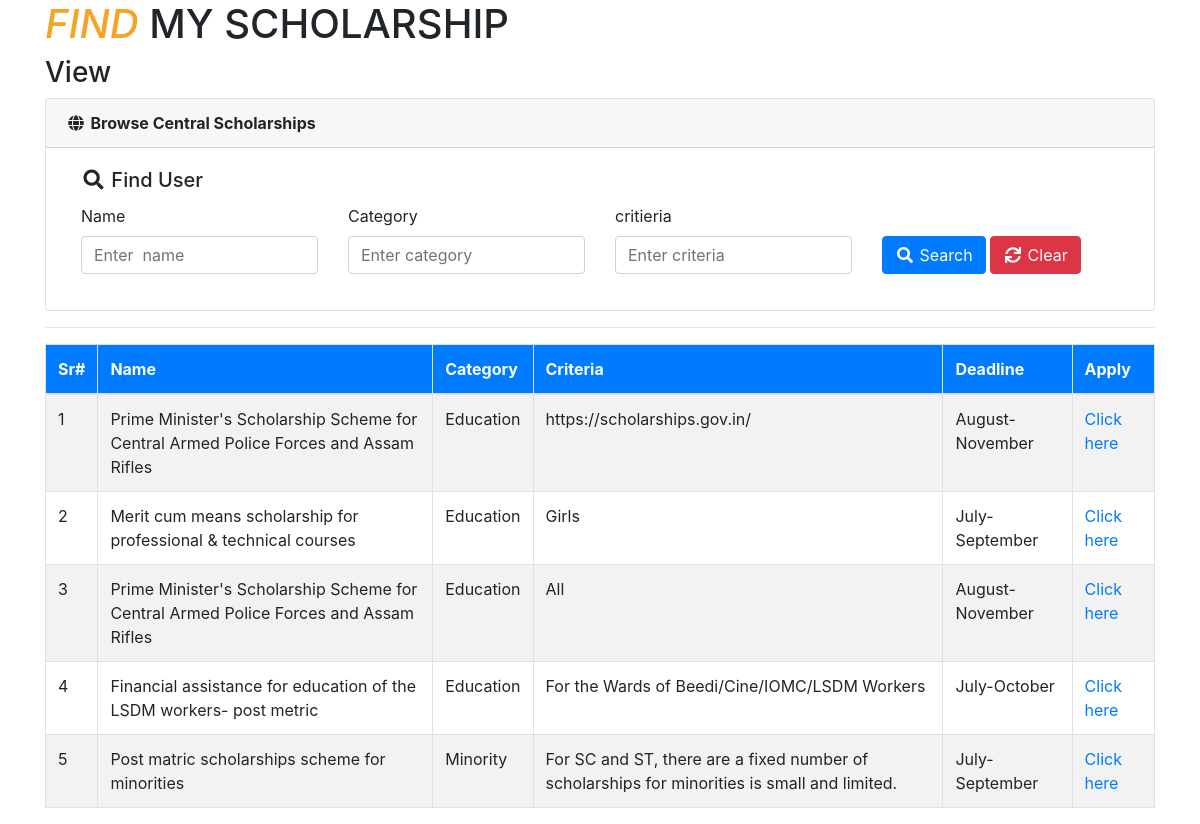
Page /tables/central/browse_scholarship.php on the committed database.
### tables this page shows
CREATE TABLE `central` (
  `id` int(250) NOT NULL,
  `name` varchar(250) NOT NULL,
  `category` varchar(250) NOT NULL,
  `criteria` varchar(250) NOT NULL,
  `deadline` varchar(250) NOT NULL,
  `apply` varchar(250) NOT NULL
);

### tables/central/include/Database.php (called while the page is built, shortened)
<?php
class Database{
    protected $pdo;
    public function __construct(\PDO $pdo)
    {
        $this->pdo = $pdo;
        $this->pdo->setAttribute(\PDO::ATTR_ERRMODE, \PDO::ERRMODE_EXCEPTION);
    }
    public function getAllRecords($tableName, $fields='*', $cond='', $orderBy='', $limit='')
    {
        $stmt = $this->pdo->prepare("SELECT $fields FROM $tableName WHERE 1 ".$cond." ".$orderBy." ".$limit);
        $stmt->execute();
        $rows = $stmt->fetchAll(PDO::FETCH_ASSOC);
        return $rows;
    }
}
?>

### tables/central/config.php (called while the page is built, shortened)
<?php
include_once('include/Database.php');
$dsn	= 	"mysql:dbname=".SS_DB_NAME.";host=".SS_DB_HOST."";
$pdo	=	"";
try {
	$pdo = new PDO($dsn, SS_DB_USER, SS_DB_PASSWORD);
}catch (PDOException $e) {
	echo "Connection failed: " . $e->getMessage();
}
$db 	=	new Database($pdo);
?>

### tables/central/browse_scholarship.php (the view, shortened to what this page needs)
<?php include_once('config.php');?>
<!doctype html>
<html>
<head>
	<link rel="stylesheet" href="https://code.jquery.com/ui/1.12.0/themes/smoothness/jquery-ui.css" type="text/css">
    <link rel="stylesheet" href="https://stackpath.bootstrapcdn.com/bootstrap/4.2.1/css/bootstrap.min.css">
    <link rel="stylesheet" href="https://use.fontawesome.com/releases/v5.6.3/css/all.css">
</head>
<body>
	<?php
	$condition	=	'';
	$userData	=	$db->getAllRecords('central','*',$condition,'ORDER BY id DESC');
	?>
   	<div class="container">
		<h1><em style="color: #f5a425;;" >FIND</em> MY SCHOLARSHIP</h1>
		<h3>View</h3>
		<div class="card">
			<div class="card-header"><i class="fa fa-fw fa-globe"></i> <strong>Browse Central Scholarships</strong></div>
			<div class="card-body">
				<div class="col-sm-12">
					<h5 class="card-title"><i class="fa fa-fw fa-search"></i> Find User</h5>
					<form method="get">
						<div class="row">
							<div class="col-sm-3">
								<div class="form-group">
									<label>Name</label>
									<input type="text" name="name" id="name" class="form-control" value="<?php echo isset($_REQUEST['name'])?$_REQUEST['name']:''?>" placeholder="Enter  name">
								</div>
							</div>
							<div class="col-sm-3">
								<div class="form-group">
									<label>Category</label>
									<input type="text" name="category" id="category" class="form-control" value="<?php echo isset($_REQUEST['category'])?$_REQUEST['category']:''?>" placeholder="Enter category">
								</div>
							</div>
							<div class="col-sm-3">
								<div class="form-group">
									<label>critieria</label>
									<input type="tel" name="criteria" id="criteria" class="form-control" value="<?php echo isset($_REQUEST['criteria'])?$_REQUEST['criteria']:''?>" placeholder="Enter criteria">
								</div>
							</div>
							<div class="col-sm-3">
								<div class="form-group">
									<label>&nbsp;</label>
									<div>
										<button type="submit" name="submit" value="search" id="submit" class="btn btn-primary"><i class="fa fa-fw fa-search"></i> Search</button>
										<a href="<?php echo $_SERVER['PHP_SELF'];?>" class="btn btn-danger"><i class="fa fa-fw fa-sync"></i> Clear</a>
									</div>
								</div>
							</div>
						</div>
					</form>
				</div>
			</div>
		</div>
		<hr>
		<div>
			<table class="table table-striped table-bordered">
				<thead>
					<tr class="bg-primary text-white">
						<th>Sr#</th>
						<th>Name</th>
						<th>Category</th>
						<th>Criteria</th>
						<th>Deadline</th>
						<th>Apply</th>
					</tr>
				</thead>
				<tbody>
					<?php
					if(count($userData)>0){
						$s	=	'';
						foreach($userData as $val){
							$s++;
					?>
					<tr>
						<td><?php echo $s;?></td>
						<td><?php echo $val['name'];?></td>
						<td><?php echo $val['category'];?></td>
						<td><?php echo $val['criteria'];?></td>
						<td><?php echo $val['deadline'];?></td>
						<td><a href="<?php echo $val['apply'];?>">Click here</a></td>
					</tr>
					<?php
						}
					}else{
					?>
					<tr><td colspan="6" align="center">No Record(s) Found!</td></tr>
					<?php } ?>
				</tbody>
			</table>
		</div>
	</div>
</body>
</html>

### rows in the picture
central: name "Prime Minister's Scholarship Scheme for Central Armed Police Forces and Assam Rifles", category "Education", criteria "https://scholarships.gov.in/", deadline "August-November"
central: name "Merit cum means scholarship for professional & technical courses", category "Education", criteria "Girls", deadline "July- September"
central: name "Prime Minister's Scholarship Scheme for Central Armed Police Forces and Assam Rifles", category "Education", criteria "All", deadline "August-November"
central: name "Financial assistance for education of the LSDM workers- post metric", category "Education", criteria "For the Wards of Beedi/Cine/IOMC/LSDM Workers", deadline "July-October"
central: name "Post matric scholarships scheme for minorities", category "Minority", criteria "For SC and ST, there are a fixed number of scholarships for minorities is small and limited.", deadline "July- September"
